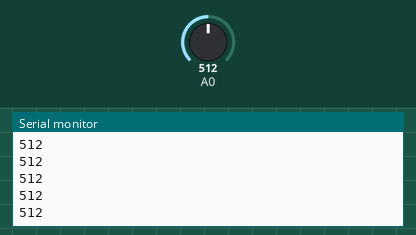
The sketch below on a simulated Arduino Uno, built with avr-gcc and run on an emulated ATmega328P. On the bench: the last lines printed to the serial monitor. The test bench sets the inputs (shaded band); at power-on: A0 = 512.

Above: at 1.2 s.
1.3 s: A0 set to 716
At 2.2 s:
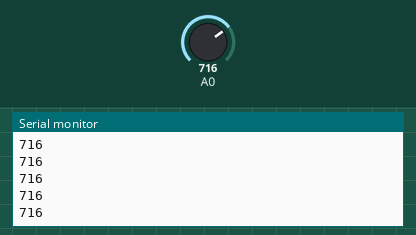
2.8 s: A0 set to 900
At 3.8 s:
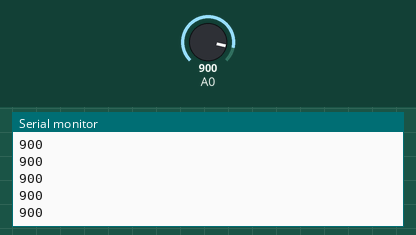
Timing chart, 0 to 5.8 s (numbered marks = the images above; inputs shaded):
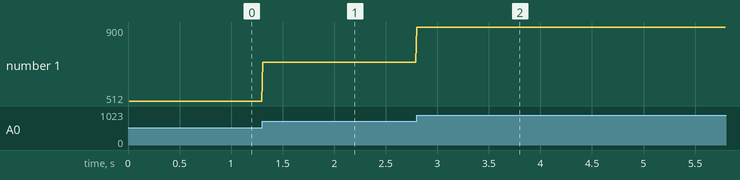

Measured:
- after the input at 1.3 s, the serial monitor: prints a new line at once (image 1)
- after the input at 2.8 s, the serial monitor: prints a new line at once (image 2)
- plotted number 1: 512 → 716 after the input at 1.3 s, 716 → 900 after the input at 2.8 s

The sketch:

18-2.ino
```cpp
unsigned long current, before ;

void setup() {
  Serial.begin(9600);
  before = millis();
}

void loop() {
int inTime ;
int Sound_val;

 current = millis();
 inTime = current- before;

 if(inTime >=10) {
     before = current ;
     Sound_val= analogRead(A0);
     Serial.println(Sound_val);
  }
 }
```
